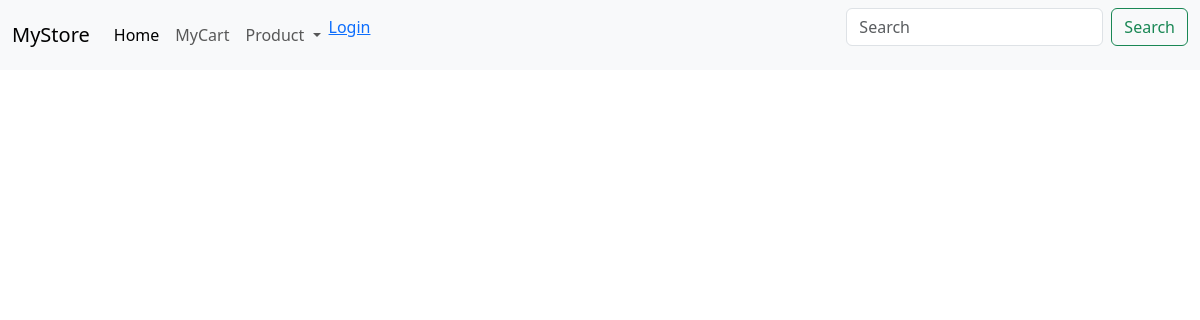
The app's page /, older data.
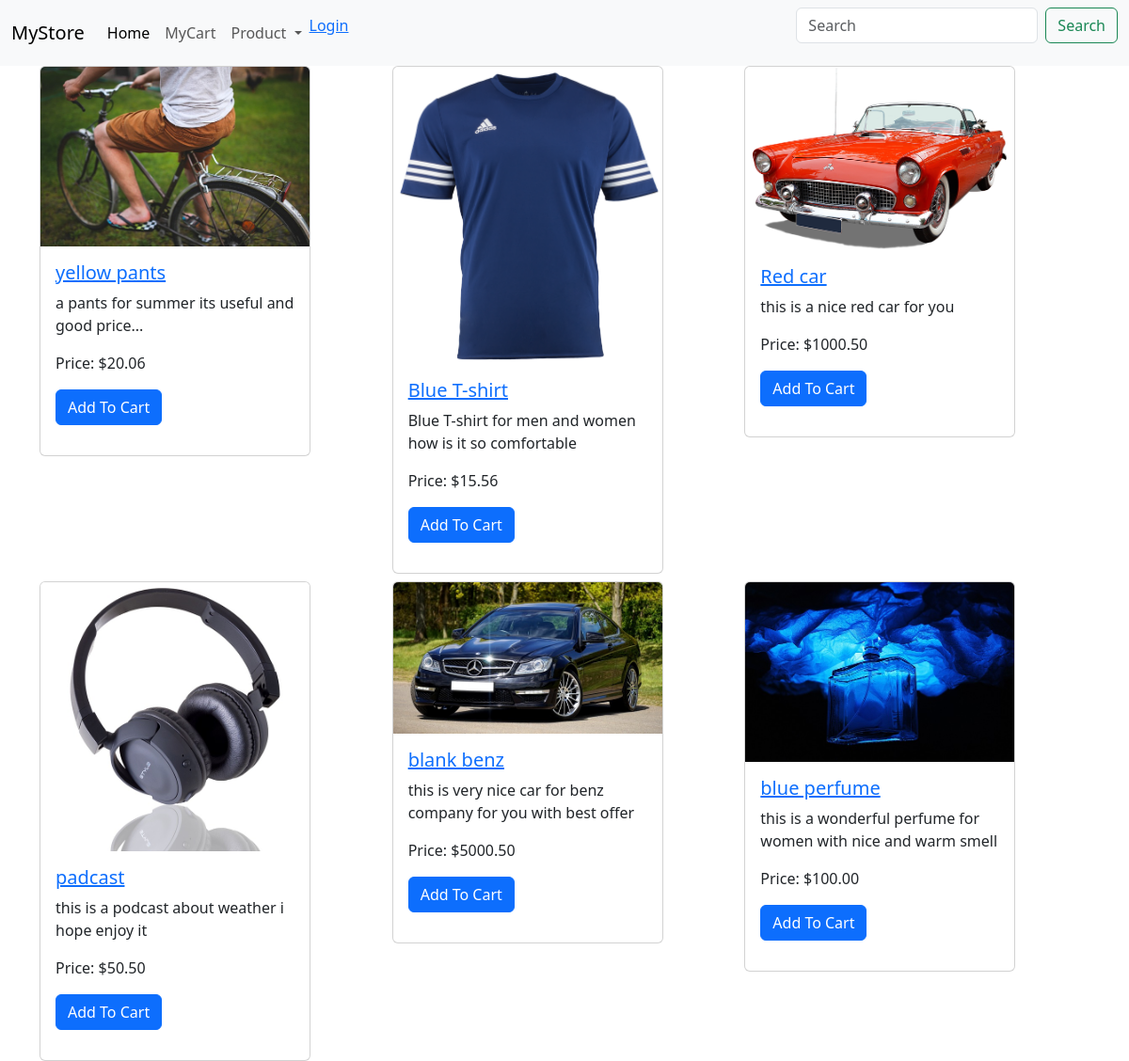
The same page, newer data.
### store/models.py (models this page shows, shortened)
class Product(models.Model):
    name = models.CharField(max_length=200)
    descriptin = models.TextField(null=True, blank=True)
    price = models.DecimalField(max_digits=10, decimal_places=2)
    digital = models.BooleanField(default=False)
    comment = models.ForeignKey(Comment, null=True,blank=True, on_delete=models.SET_NULL)
    image = models.ImageField(upload_to = "images", blank=True, null=True)
    create_date = models.DateTimeField(auto_now_add=True, null=True, blank=True)
    update_date = models.DateTimeField(auto_now=True)
    @property
    def imageUrl(self):
        try:
            url =self.image.url
        except:
            url = ''
        return url

### store/views.py (the view, shortened to what this page needs)
# urls.py: path('',include('store.urls')),
def store(request):
    products = Product.objects.all().order_by('-update_date')
    context = {
        "products" : products,
    }
    return render(request, "store/store.html", context)

### store/context_processors.py (called while the page is built)
def check_login(request):
    user = request.user
    is_logged_in = user.is_authenticated
    if is_logged_in:
        first_name = user.first_name
    else:
        first_name =""
    return {
        'is_logged_in': is_logged_in,
        'first_name':first_name ,
            }

### store/templates/store/store.html (shortened to what this page needs)
{% extends 'store/main.html' %}
{% load static %}
{% block search %}
<form class="d-flex" role="search" method="POST">
  <input class="form-control me-2" type="search" placeholder="Search" name="search" aria-label="Search">
  <button class="btn btn-outline-success" type="submit" name="submit_search">Search</button>
</form>
{% endblock search %}
{% block content %}
<div class="container text-left">
    <div class="row g-2">
        {% for product in products %}
        <div class="col-lg-4"><div class="card" style="width: 18rem;">
            <a href="{% url "product" product.id %}"><img src="{{product.imageUrl}}" class="card-img-top" alt="...">
            <div class="card-body">
              <h5 class="card-title">{{product.name}}</h5></a>
              <p class="card-text">{{product.descriptin}}</p>
              <p class="card-price">Price: ${{product.price}}</p>
              <form action="" method="POST">
              <button type="submit" class="btn btn-primary" name="add_to_cart_submit">Add To Cart</button>
            </form>
            </div>
          </div></div>
          {% endfor %}
    </div>
{% endblock content %}

### store/templates/store/main.html (shortened to what this page needs)
{% load static %}
<html lang="en">
<head>
    <link href="https://cdn.jsdelivr.net/npm/bootstrap@5.3.0-alpha3/dist/css/bootstrap.min.css"
     rel="stylesheet">
</head>
<body>
    {% block navbar %}
        <nav class="navbar navbar-expand-lg bg-body-tertiary">
            <div class="container-fluid">
            <a class="navbar-brand" href="#">MyStore</a>
            <div class="collapse navbar-collapse" id="navbarSupportedContent">
                <ul class="navbar-nav me-auto mb-2 mb-lg-0">
                <li class="nav-item">
                    <a class="nav-link active" aria-current="page" href="{% url "store" %}">Home</a>
                </li>
                <li class="nav-item">
                    <a class="nav-link" href="{% url "cart" %}">MyCart</a>
                </li>
                <li class="nav-item dropdown">
                    <a class="nav-link dropdown-toggle" href="#" role="button" data-bs-toggle="dropdown" aria-expanded="false">
                    Product
                    </a>
                </li>
                <li class="nav-item">
                  {% if is_logged_in %}
                    <a href="{% url 'logout' %}">Hi {{first_name}} Logout</a>
                  {% else %}
                    <a href="{% url 'login' %}">Login</a>
                  {% endif %}</a>
                </li>
                </ul>
                {% block search %} {% endblock search %}
            </div>
            </div>
        </nav>
    {% endblock navbar %}
    {%block content%}
    {%endblock content%}
</body>
</html>

Row changes from the older to the newer data that the page shows:
added Product: imageUrl (picture), name "yellow pants", descriptin "a pants for summer its useful and good price...", price "20.06"
added Product: imageUrl (picture), name "Blue T-shirt", descriptin "Blue T-shirt for men and women how is it so comfortable", price "15.56"
added Product: imageUrl (picture), name "Red car", descriptin "this is a nice red car for you", price "1000.50"
added Product: imageUrl (picture), name "padcast", descriptin "this is a podcast about weather i hope enjoy it", price "50.50"
added Product: imageUrl (picture), name "blank benz", descriptin "this is very nice car for benz company for you with best offer", price "5000.50"
added Product: imageUrl (picture), name "blue perfume", descriptin "this is a wonderful perfume for women with nice and warm smell", price "100.00"
